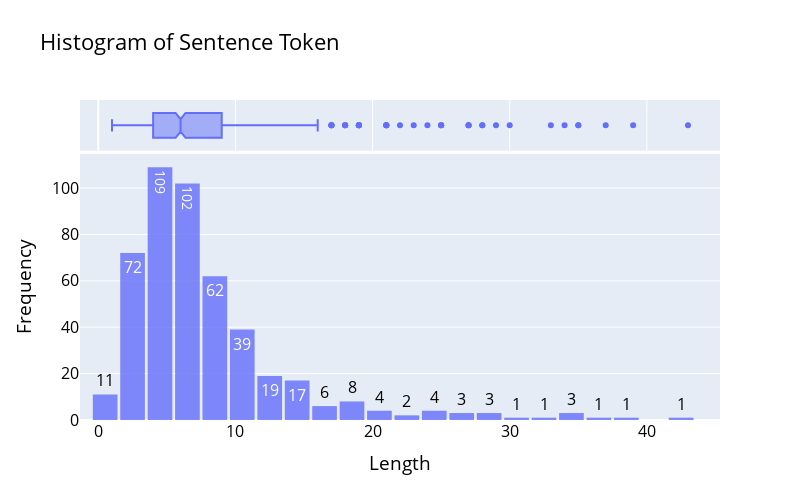

This figure's notebook cell:
### Markdown cell above
# Descriptive

### Code cell
# 문장 토큰 길이 분포 확인
plot_histogram_senttoken(df['Token_'+TOKENIZER])

### Figure 1 — Plotly figure (JSON) as saved in the notebook; plotly's stock layout.template omitted (floating-point values rounded to 4 significant figures; data arrays with more than 128 entries replaced by an {"elided": "..."} marker saying what was removed)
{"data": [{"alignmentgroup": "True", "bingroup": "x", "hovertemplate": "Length=%{x}<br>count=%{y}<extra></extra>", "legendgroup": "", "marker": {"color": "#636efa", "opacity": 0.8, "pattern": {"shape": ""}}, "name": "", "offsetgroup": "", "orientation": "v", "showlegend": false, "texttemplate": "%{value}", "type": "histogram", "x": {"elided": "469 int values"}, "xaxis": "x", "yaxis": "y"}, {"alignmentgroup": "True", "hovertemplate": "Length=%{x}<extra></extra>", "legendgroup": "", "marker": {"color": "#636efa"}, "name": "", "notched": true, "offsetgroup": "", "showlegend": false, "type": "box", "x": {"elided": "469 int values"}, "xaxis": "x2", "yaxis": "y2"}], "layout": {"bargap": 0.1, "barmode": "relative", "font": {"color": "black", "size": 16}, "height": 500, "legend": {"tracegroupgap": 0}, "title": {"text": "Histogram of Sentence Token"}, "width": 800, "xaxis": {"anchor": "y", "domain": [0, 1], "title": {"text": "Length"}}, "xaxis2": {"anchor": "y2", "domain": [0, 1], "matches": "x", "showgrid": true, "showticklabels": false}, "yaxis": {"anchor": "x", "domain": [0, 0.8316], "title": {"text": "Frequency"}}, "yaxis2": {"anchor": "x2", "domain": [0.8416, 1], "matches": "y2", "showgrid": false, "showline": false, "showticklabels": false, "ticks": ""}}}
